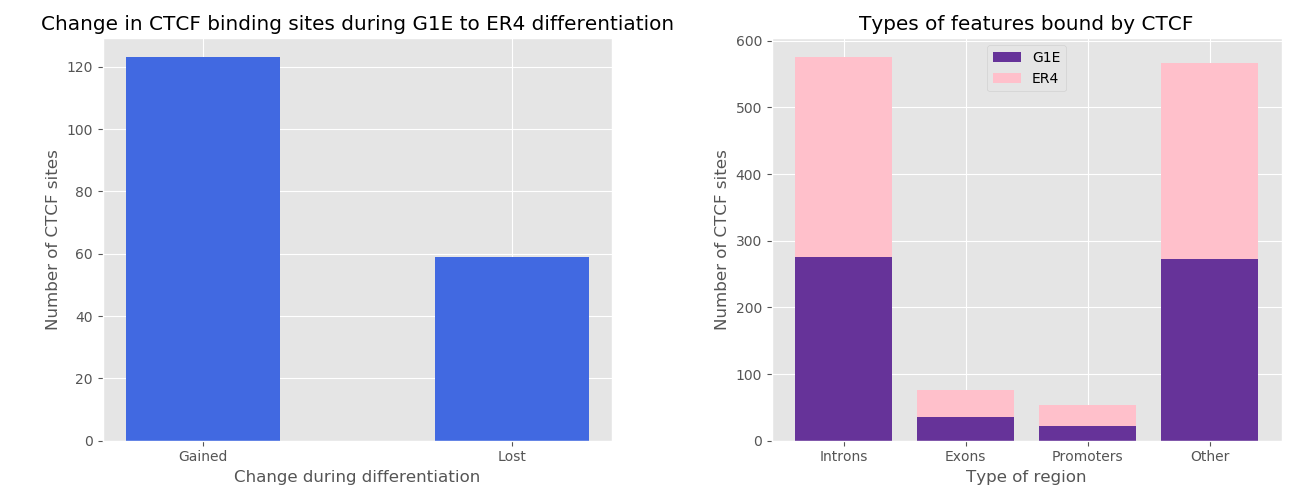

This figure's Python source:
#!/usr/bin/env python3

"""
Usage: ./plots.py <gained> <lost> <G1E file> <ER4 file> <features>

<gained> - Table of CTCF binding sites (start and end positions) gained from G1E to ER4 
differentiation
<lost> - Table of CTCF binding sites (start and end positions) lost from G1E to ER4 differentiation
<G1E file> - Table of CTCF binding sites in G1E cells
<ER4 file> - Table of CTCF binding sites in ER4 cells
<features> - Table of genome features (exon, intron, promoter) and their start/end positions

This script analyzes ChIP-seq peaks identified through MACS.

It outputs two plots:
1. Barplot showing # of CTCF binding sites gained and lost between states
2. Number of CTCF binding sites associated with each feature type
"""

import sys
import numpy as np
import matplotlib.pyplot as plt
plt.style.use('ggplot')

"""
PART 1

Count number of CTCF sites lost and gained between G1E and ER4.
"""

gained = open(sys.argv[1])
lost = open(sys.argv[2])

# Count number of lines in tje gained and lost files
gain_count = 0
for line in gained:
    gain_count +=1
loss_count = 0
for line in lost:
    loss_count += 1

# Get y and x values for barplot
y_vals = [gain_count, loss_count]
x_vals_1 = np.arange(2)


"""
PART 2

Count how many CTCF sites in G1E and ER4 overlap annotated genome features.

This method is unable to handle the following cases:

- Overlapping features. If an exon and intron overlap, the second annotated feature will overwrite
the part of the first that it overlaps.
- CTCF sites that only partially overlap features. If the CTCF site starts outside of a feature, it
will be counted as "other."
- CTCF sites that overlap multiple features. Every site will be counted in the feature that has its
start position.
"""

G1E_file = open(sys.argv[3])
ER4_file = open(sys.argv[4])
features_file = open(sys.argv[5])

# Make dictionary of all nucleotide positions that features cover, and which features they correspond to
positions = {}
for line in features_file:
    fields = line.rstrip("\r\n").split()
    # Get start and end position of each feature
    start = int(fields[1])
    end = int(fields[2])
    feat_type = fields[3]
    # For every nucleotide within the feature, annotate it with the feature type
    for position in range(start, end):
        positions[position] = feat_type

# Iterate through the list of CTCF sites and keep track of which features they overlap with
def count_features(filename):
    # Create dictionary where the keys are the feature types and the values are a running count of CTCF sites
    features = {"other":0}
    for line in filename:
        fields = line.rstrip("\r\n").split()
        start = int(fields[1])
        # With this method, every CTCF site will be categorized according to whether its start site is within a feature
        if start in positions:
            feat_type = positions[start]
            if feat_type in features:
                features[feat_type] += 1
            else:
                features[feat_type] = 1
        # If the start site doesn't fall within an annotated feature, count it as "other"
        else:
            features["other"] += 1
    return(features)

# Count features 
G1E_features = count_features(G1E_file)
ER4_features = count_features(ER4_file)

# Get x and y values for barplot
y_vals_G1E = [G1E_features["intron"], G1E_features["exon"], G1E_features["promoter"], \
            G1E_features["other"]]
y_vals_ER4 = [ER4_features["intron"], ER4_features["exon"], ER4_features["promoter"], \
            ER4_features["other"]]
x_vals_2 = np.arange(4)


"""
PART 3

Make plots.
"""

fig, (ax1, ax2) = plt.subplots(ncols=2, figsize=(13,5))

# Plot barplot of gained/lost CTCF sites
ax1.bar(x_vals_1, y_vals, width=0.5, color="royalblue")
ax1.set_xticks(x_vals_1)
ax1.set_xticklabels(["Gained", "Lost"])
ax1.set_xlabel("Change during differentiation")
ax1.set_ylabel("Number of CTCF sites")
ax1.set_title("Change in CTCF binding sites during G1E to ER4 differentiation")

# Plot stacked barplot of CTCF sites overlapping with features
p1 = ax2.bar(x_vals_2, y_vals_G1E, color="rebeccapurple")
p2 = ax2.bar(x_vals_2, y_vals_ER4, bottom=y_vals_G1E, color="pink")
ax2.set_xticks(x_vals_2)
ax2.set_xticklabels(["Introns", "Exons", "Promoters", "Other"])
ax2.legend((p1[0], p2[0]), ("G1E", "ER4"))
ax2.set_xlabel("Type of region")
ax2.set_ylabel("Number of CTCF sites")
ax2.set_title("Types of features bound by CTCF")

plt.tight_layout()
fig.savefig("plots.png")
plt.close(fig)